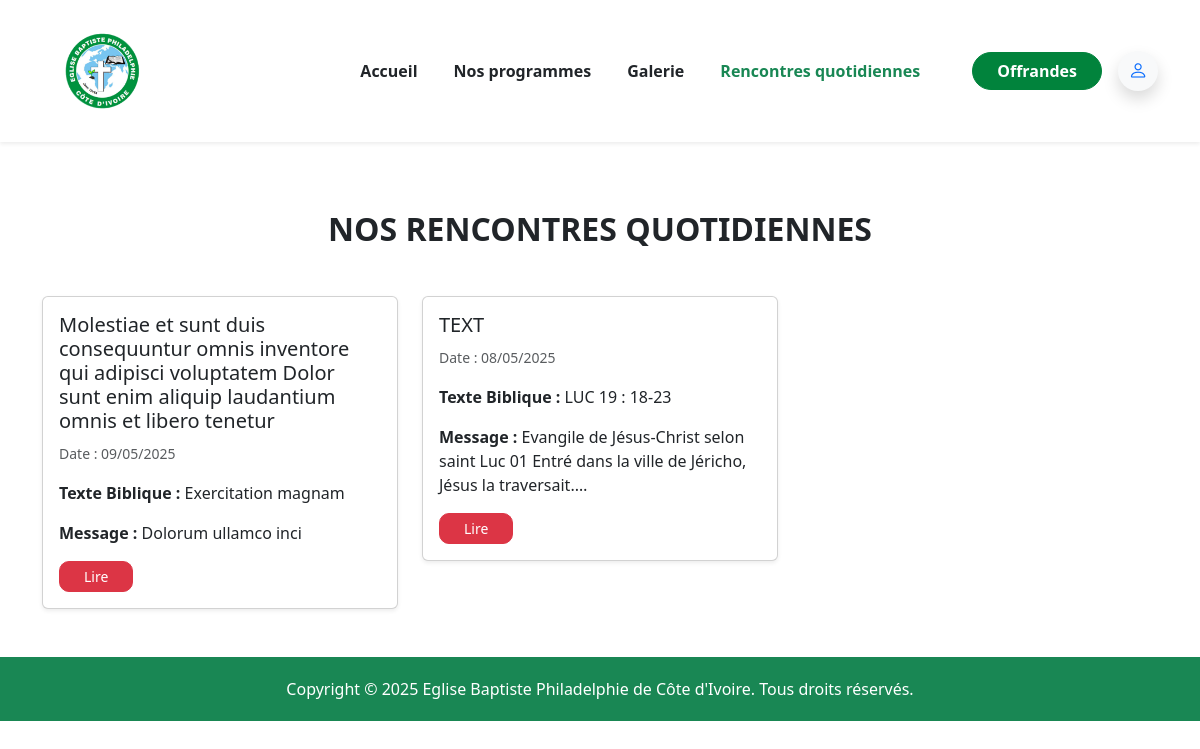
Screenshot of /rencontres/ with the database file from the repository.
### vitrine/models.py (models this page shows, shortened)
class RencontreQuotidienne(models.Model):
    theme = models.CharField(max_length=255)
    date = models.DateField()
    text_biblique = models.TextField()
    message = models.TextField()
    apercu = models.TextField()
    application = models.TextField()
    prieres = models.TextField()
    lecture_biblique_annuelle = models.TextField()
    class Meta:
        ordering = ['-date']  # Les plus récentes en premier
        verbose_name = "Rencontre quotidienne"
        verbose_name_plural = "Rencontres quotidiennes"

### vitrine/views.py (the view)
# urls.py: path('rencontres/', views.liste_rencontres, name='liste_rencontres'),
def liste_rencontres(request):
    rencontres = RencontreQuotidienne.objects.all()
    return render(request, 'vitrine/rencontre.html', {'rencontres': rencontres})

### templates/vitrine/rencontre.html (shortened to what this page needs)
{% extends 'vitrine/base.html' %}
{% load static %}
{% block content %}
<div class="container py-5">
    <h2 class="section-title text-uppercase mb-5">Nos Rencontres Quotidiennes</h2>
    <div class="row">
        {% for rencontre in rencontres %}
            <div class="col-md-4">
                <div class="card card-rencontre shadow-sm">
                    <div class="card-body">
                        <h5 class="card-title">{{ rencontre.theme }}</h5>
                        <p class="text-muted"><small>Date : {{ rencontre.date|date:"d/m/Y" }}</small></p>
                        <p><strong>Texte Biblique :</strong> {{ rencontre.text_biblique|linebreaksbr }}</p>
                        <p><strong>Message :</strong> {{ rencontre.message|truncatechars:100 }}</p>
                        <a href="{% url 'detail_rencontre' rencontre.id %}" class="btn btn-sm btn-danger px-4">Lire</a>
                    </div>
                </div>
            </div>
        {% endfor %}
    </div>
</div>
{% endblock %}

### static/css/style.css (style rules this page uses)
html { scroll-behavior: smooth; }
.form-control, .btn { border-radius: 10px; }
.section-title { font-size: 2rem; font-weight: bold; margin: 20px 0; text-align: center; }

### rows the page displays
RencontreQuotidienne: theme "Molestiae et sunt duis consequuntur omnis inventore qui adipisci voluptatem Dolor sunt enim aliquip laudantium omnis et libero tenetur", date "09/05/2025", text_biblique "Exercitation magnam", message "Dolorum ullamco inci"
RencontreQuotidienne: theme "TEXT", date "08/05/2025", text_biblique "LUC 19 : 18-23", message "Evangile de Jésus-Christ selon saint Luc 01 Entré dans la ville de Jéricho, Jésus la traversait.…"
